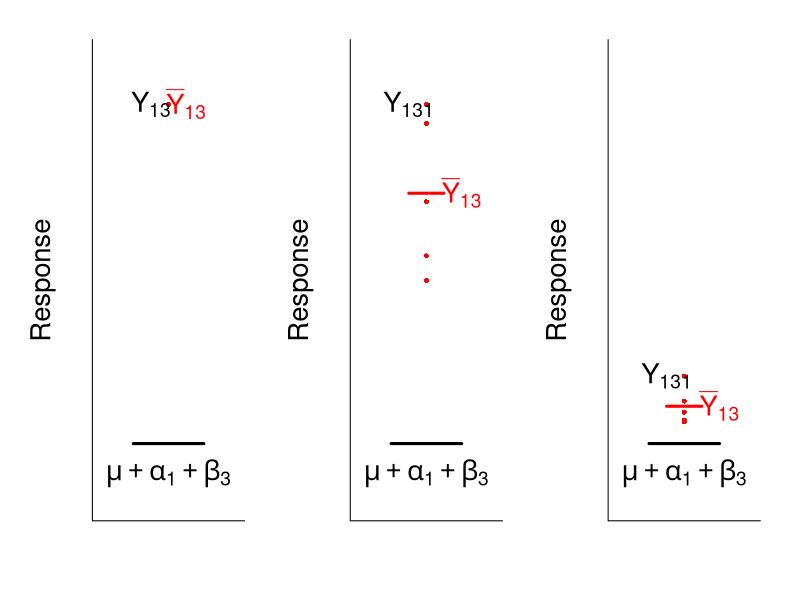
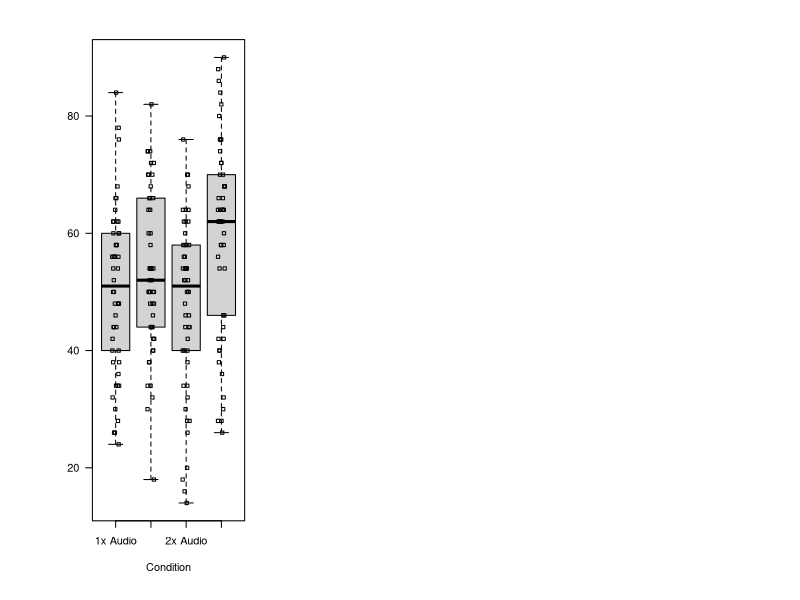
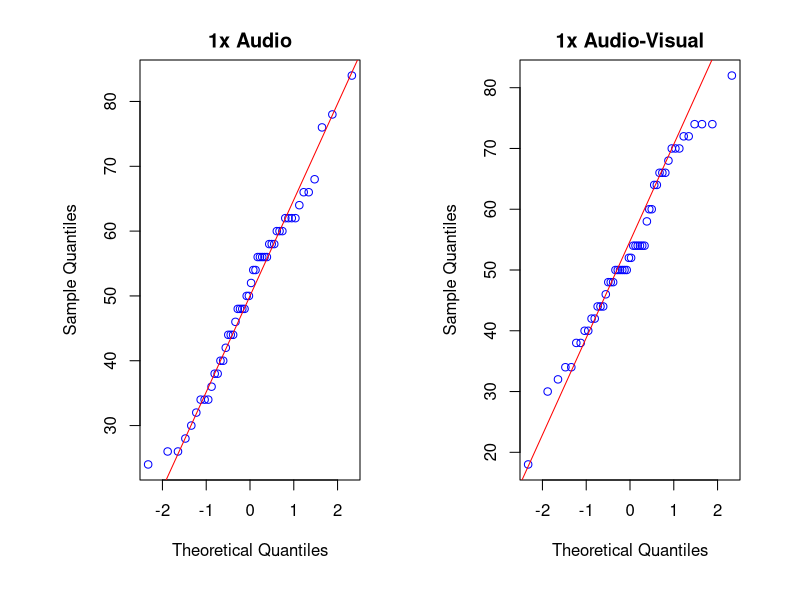
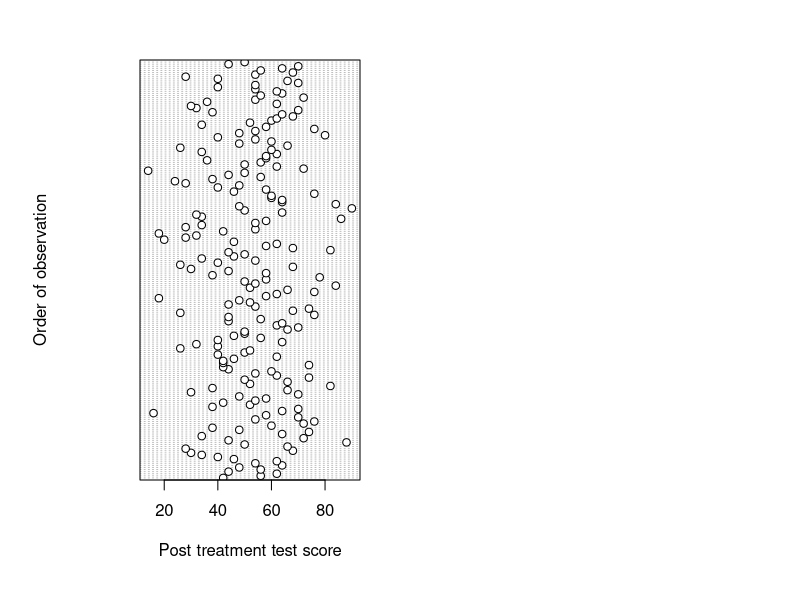

The R script that drew these images, in order:
## ---- chunk 1

# Load necessary libraries
set.seed(5)

# Generate data
data2 <- data.frame(Treatment = rep("T1B3", 5), Response = rnorm(5, 10, 2))  
data3 <- data.frame(Treatment = rep("T1B3", 5), Response = rnorm(5, 4, 2))  

# Set graphical layout
par(mfrow = c(1, 3), mar = c(5, 6, 2, 2), oma = c(1, 1, 1, 1))  # Adjust margins

y_lim <- c(0, 15)
cex.spec <- 2.5

## PLOT 1: Single Data Point (No Replication)
plot(1, max(data2$Response), pch = 16, col = "red", xlim = c(0.8, 1.2), ylim = y_lim, xaxt = "n", yaxt = "n", ylab = "Response", xlab = "", main = "", bty = "l", cex.axis = cex.spec, cex.lab = cex.spec)

text(1.05, max(data2$Response), expression(bar(Y)[13]), col = "red", cex = cex.spec)
text(0.95, max(data2$Response), expression(Y[13]), col = "black", cex = cex.spec)
segments(x0 = 0.9, x1 = 1.1, y0 = 2, y1 = 2, lwd = 3)
text(1, 1, expression(mu + alpha[1] + beta[3]), cex = cex.spec)

## PLOT 2: Multiple Observations (Replication Introduced)
plot(rep(1, 5), data2$Response, pch = 16, col = "red", xlim = c(0.8, 1.2), ylim = y_lim, xaxt = "n",
     yaxt = "n", ylab = "Response", xlab = "", main = "", bty = "l", cex.axis = cex.spec, cex.lab = cex.spec)
text(1.1, mean(data2$Response), expression(bar(Y)[13]), col = "red", cex = cex.spec)
text(0.95, max(data2$Response), expression(Y[131]), col = "black", cex = cex.spec)
segments(x0 = 0.95, x1 = 1.05, y0 = mean(data2$Response), y1 = mean(data2$Response), lwd = 3, col = "red")
segments(x0 = 0.9, x1 = 1.1, y0 = 2, y1 = 2, lwd = 3)
text(1, 1, expression(mu + alpha[1] + beta[3]), cex =cex.spec)

## PLOT 3: Lower Response Values
plot(rep(1, 5), data3$Response, pch = 16, col = "red", xlim = c(0.8, 1.2), ylim = y_lim, xaxt = "n",
     yaxt = "n", ylab = "Response", xlab = "", main = "", bty = "l", cex.axis = cex.spec, cex.lab = cex.spec)
text(1.1, mean(data3$Response), expression(bar(Y)[13]), col = "red", cex = cex.spec)
text(0.95, max(data3$Response), expression(Y[131]), col = "black", cex = cex.spec)
segments(x0 = 0.95, x1 = 1.05, y0 = mean(data3$Response), y1 = mean(data3$Response), lwd = 3, col = "red")
segments(x0 = 0.9, x1 = 1.1, y0 = 2, y1 = 2, lwd = 3)
text(1, 1, expression(mu + alpha[1] + beta[3]), cex = cex.spec)


## ---- chunk 2

data <- read.csv("Exp2DataPlayback.csv")

head(data)

## ---- chunk 3
summary(data)

## ---- chunk 4

data$Condition <- factor(data$Condition)
data$Content.Type <- factor(data$Content.Type)
data$Speed <- factor(data$Speed)

summary(data)

## ---- chunk 5

boxplot(Accuracy ~ Condition, data = data, 
        ylab = "", main = "", las = 1) 

# we could also have specified the first argument as Accuracy ~ Content.Type * Speed

stripchart(Accuracy ~ Condition, data = data, vertical = TRUE, add = TRUE, method = "jitter")

## ---- chunk 6

par(mfrow=c(1,2)) # splitting the plotting window into 1 row with 2 columns

qqnorm(data$Accuracy[data$Condition == "1x Audio"], pty = 4, col ="blue", main = "1x Audio")
qqline(data$Accuracy[data$Condition == "1x Audio"], col = "red")

qqnorm(data$Accuracy[data$Condition == "1x Audio-Visual"], pty = 4, col ="blue", main = "1x Audio-Visual")
qqline(data$Accuracy[data$Condition == "1x Audio-Visual"], col = "red")

## ---- chunk 7

sort(tapply(data$Accuracy, data$Condition, sd))

## ---- chunk 8

dotchart(data$Accuracy, ylab = "Order of observation", xlab ="Post treatment test score")

## ---- chunk 9
model <- aov(Accuracy ~ Speed + Content.Type + Speed:Content.Type, data = data)
model.tables(model, type = "means", se = TRUE)
## ---- chunk 10

model.tables(model, type = "effects", se = TRUE)

